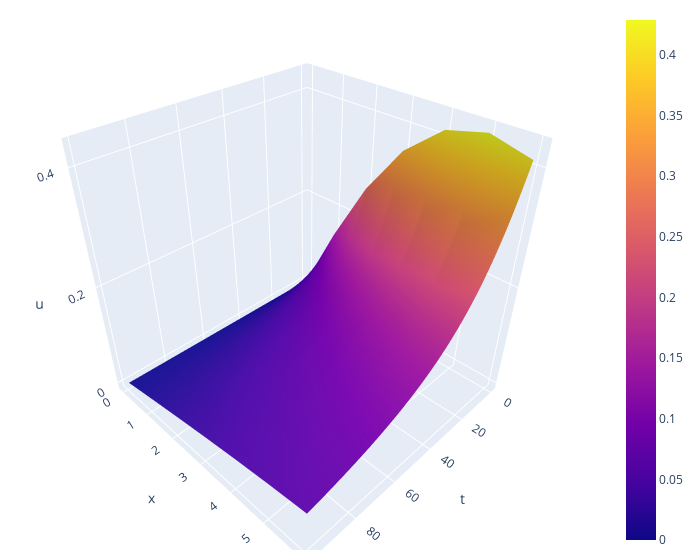

The code cell stored with this chart in its notebook:
### Markdown cell above
Построим 3Д график точного решения:

### Code cell
plot_3d(u_exect(7, 100, 1, 1))

### Figure 1 — Plotly figure (JSON) as saved in the notebook; plotly's stock layout.template omitted (floating-point values rounded to 4 significant figures; data arrays with more than 128 entries replaced by an {"elided": "..."} marker saying what was removed)
{"data": [{"type": "surface", "z": {"elided": "7x100 float values"}}], "layout": {"margin": {"b": 10, "l": 10, "r": 20, "t": 10}, "scene": {"xaxis": {"title": {"text": "t"}}, "yaxis": {"title": {"text": "x"}}, "zaxis": {"title": {"text": "u"}}}, "width": 700}}
